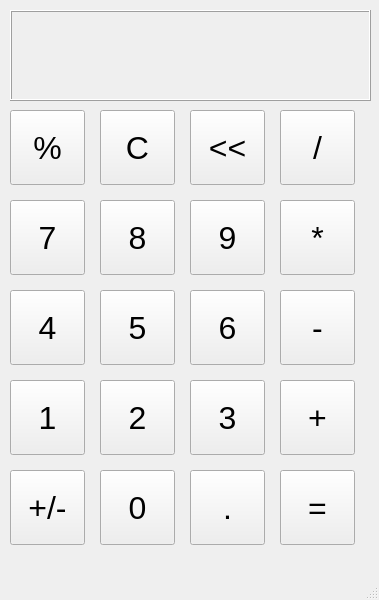
<?xml version="1.0" encoding="UTF-8"?>
<ui version="4.0">
 <class>MainWindow</class>
 <widget class="QMainWindow" name="MainWindow">
  <property name="geometry">
   <rect>
    <x>0</x>
    <y>0</y>
    <width>379</width>
    <height>600</height>
   </rect>
  </property>
  <property name="windowTitle">
   <string>Calculator</string>
  </property>
  <widget class="QWidget" name="centralwidget">
   <widget class="QLabel" name="label">
    <property name="geometry">
     <rect>
      <x>10</x>
      <y>10</y>
      <width>361</width>
      <height>91</height>
     </rect>
    </property>
    <property name="font">
     <font>
      <pointsize>18</pointsize>
     </font>
    </property>
    <property name="frameShape">
     <enum>QFrame::Box</enum>
    </property>
    <property name="frameShadow">
     <enum>QFrame::Raised</enum>
    </property>
    <property name="lineWidth">
     <number>1</number>
    </property>
    <property name="text">
     <string/>
    </property>
    <property name="alignment">
     <set>Qt::AlignRight|Qt::AlignTrailing|Qt::AlignVCenter</set>
    </property>
   </widget>
   <widget class="QPushButton" name="per_Button">
    <property name="geometry">
     <rect>
      <x>10</x>
      <y>110</y>
      <width>75</width>
      <height>75</height>
     </rect>
    </property>
    <property name="font">
     <font>
      <pointsize>24</pointsize>
     </font>
    </property>
    <property name="text">
     <string>%</string>
    </property>
   </widget>
   <widget class="QPushButton" name="c_button">
    <property name="geometry">
     <rect>
      <x>100</x>
      <y>110</y>
      <width>75</width>
      <height>75</height>
     </rect>
    </property>
    <property name="font">
     <font>
      <pointsize>24</pointsize>
     </font>
    </property>
    <property name="text">
     <string>C</string>
    </property>
   </widget>
   <widget class="QPushButton" name="greater_button">
    <property name="geometry">
     <rect>
      <x>190</x>
      <y>110</y>
      <width>75</width>
      <height>75</height>
     </rect>
    </property>
    <property name="font">
     <font>
      <pointsize>24</pointsize>
     </font>
    </property>
    <property name="text">
     <string>&lt;&lt;</string>
    </property>
   </widget>
   <widget class="QPushButton" name="div_button">
    <property name="geometry">
     <rect>
      <x>280</x>
      <y>110</y>
      <width>75</width>
      <height>75</height>
     </rect>
    </property>
    <property name="font">
     <font>
      <pointsize>24</pointsize>
     </font>
    </property>
    <property name="text">
     <string>/</string>
    </property>
   </widget>
   <widget class="QPushButton" name="nine">
    <property name="geometry">
     <rect>
      <x>190</x>
      <y>200</y>
      <width>75</width>
      <height>75</height>
     </rect>
    </property>
    <property name="font">
     <font>
      <pointsize>24</pointsize>
     </font>
    </property>
    <property name="text">
     <string>9</string>
    </property>
   </widget>
   <widget class="QPushButton" name="one">
    <property name="geometry">
     <rect>
      <x>10</x>
      <y>380</y>
      <width>75</width>
      <height>75</height>
     </rect>
    </property>
    <property name="font">
     <font>
      <pointsize>24</pointsize>
     </font>
    </property>
    <property name="text">
     <string>1</string>
    </property>
   </widget>
   <widget class="QPushButton" name="four">
    <property name="geometry">
     <rect>
      <x>10</x>
      <y>290</y>
      <width>75</width>
      <height>75</height>
     </rect>
    </property>
    <property name="font">
     <font>
      <pointsize>24</pointsize>
     </font>
    </property>
    <property name="text">
     <string>4</string>
    </property>
   </widget>
   <widget class="QPushButton" name="seven">
    <property name="geometry">
     <rect>
      <x>10</x>
      <y>200</y>
      <width>75</width>
      <height>75</height>
     </rect>
    </property>
    <property name="font">
     <font>
      <pointsize>24</pointsize>
     </font>
    </property>
    <property name="text">
     <string>7</string>
    </property>
   </widget>
   <widget class="QPushButton" name="sub_button">
    <property name="geometry">
     <rect>
      <x>280</x>
      <y>290</y>
      <width>75</width>
      <height>75</height>
     </rect>
    </property>
    <property name="font">
     <font>
      <pointsize>24</pointsize>
     </font>
    </property>
    <property name="text">
     <string>-</string>
    </property>
   </widget>
   <widget class="QPushButton" name="six">
    <property name="geometry">
     <rect>
      <x>190</x>
      <y>290</y>
      <width>75</width>
      <height>75</height>
     </rect>
    </property>
    <property name="font">
     <font>
      <pointsize>24</pointsize>
     </font>
    </property>
    <property name="text">
     <string>6</string>
    </property>
   </widget>
   <widget class="QPushButton" name="five">
    <property name="geometry">
     <rect>
      <x>100</x>
      <y>290</y>
      <width>75</width>
      <height>75</height>
     </rect>
    </property>
    <property name="font">
     <font>
      <pointsize>24</pointsize>
     </font>
    </property>
    <property name="text">
     <string>5</string>
    </property>
   </widget>
   <widget class="QPushButton" name="mul_button">
    <property name="geometry">
     <rect>
      <x>280</x>
      <y>200</y>
      <width>75</width>
      <height>75</height>
     </rect>
    </property>
    <property name="font">
     <font>
      <pointsize>24</pointsize>
     </font>
    </property>
    <property name="text">
     <string>*</string>
    </property>
   </widget>
   <widget class="QPushButton" name="eight">
    <property name="geometry">
     <rect>
      <x>100</x>
      <y>200</y>
      <width>75</width>
      <height>75</height>
     </rect>
    </property>
    <property name="font">
     <font>
      <pointsize>24</pointsize>
     </font>
    </property>
    <property name="text">
     <string>8</string>
    </property>
   </widget>
   <widget class="QPushButton" name="dot_button">
    <property name="geometry">
     <rect>
      <x>190</x>
      <y>470</y>
      <width>75</width>
      <height>75</height>
     </rect>
    </property>
    <property name="font">
     <font>
      <pointsize>24</pointsize>
     </font>
    </property>
    <property name="text">
     <string>.</string>
    </property>
   </widget>
   <widget class="QPushButton" name="add_button">
    <property name="geometry">
     <rect>
      <x>280</x>
      <y>380</y>
      <width>75</width>
      <height>75</height>
     </rect>
    </property>
    <property name="font">
     <font>
      <pointsize>24</pointsize>
     </font>
    </property>
    <property name="text">
     <string>+</string>
    </property>
   </widget>
   <widget class="QPushButton" name="zero">
    <property name="geometry">
     <rect>
      <x>100</x>
      <y>470</y>
      <width>75</width>
      <height>75</height>
     </rect>
    </property>
    <property name="font">
     <font>
      <pointsize>24</pointsize>
     </font>
    </property>
    <property name="text">
     <string>0</string>
    </property>
   </widget>
   <widget class="QPushButton" name="mix_button">
    <property name="geometry">
     <rect>
      <x>10</x>
      <y>470</y>
      <width>75</width>
      <height>75</height>
     </rect>
    </property>
    <property name="font">
     <font>
      <pointsize>24</pointsize>
     </font>
    </property>
    <property name="text">
     <string>+/-</string>
    </property>
   </widget>
   <widget class="QPushButton" name="three">
    <property name="geometry">
     <rect>
      <x>190</x>
      <y>380</y>
      <width>75</width>
      <height>75</height>
     </rect>
    </property>
    <property name="font">
     <font>
      <pointsize>24</pointsize>
     </font>
    </property>
    <property name="text">
     <string>3</string>
    </property>
   </widget>
   <widget class="QPushButton" name="two">
    <property name="geometry">
     <rect>
      <x>100</x>
      <y>380</y>
      <width>75</width>
      <height>75</height>
     </rect>
    </property>
    <property name="font">
     <font>
      <pointsize>24</pointsize>
     </font>
    </property>
    <property name="text">
     <string>2</string>
    </property>
   </widget>
   <widget class="QPushButton" name="equal_button">
    <property name="geometry">
     <rect>
      <x>280</x>
      <y>470</y>
      <width>75</width>
      <height>75</height>
     </rect>
    </property>
    <property name="font">
     <font>
      <pointsize>24</pointsize>
     </font>
    </property>
    <property name="text">
     <string>=</string>
    </property>
   </widget>
  </widget>
  <widget class="QMenuBar" name="menubar">
   <property name="geometry">
    <rect>
     <x>0</x>
     <y>0</y>
     <width>379</width>
     <height>26</height>
    </rect>
   </property>
  </widget>
  <widget class="QStatusBar" name="statusbar"/>
 </widget>
 <resources/>
 <connections/>
</ui>
